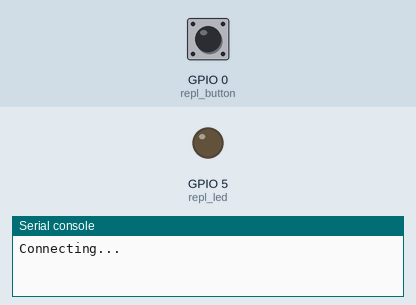
Simulated run of this program. Board: ESP32 board running MicroPython. Shown: output pins drawn as LEDs (lit = HIGH), the last lines printed to the serial console. Inputs (shaded band) come from the test bench; at power-on: GPIO 0 (repl_button) HIGH. WiFi joins after 1.5 s. At 1.3 s the program stops and its outputs stay as they are.

Above: at 1.2 s.
1.3 s: GPIO 0 (repl_button) pulled LOW for 0.15 s
At 2.5 s:
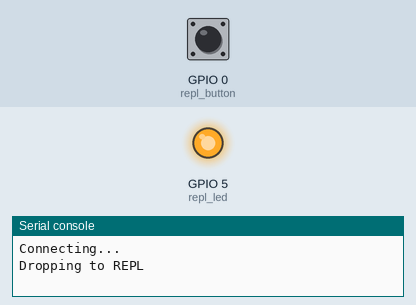
Timing chart, 0 to 2.8 s (numbered marks = the images above; inputs shaded):
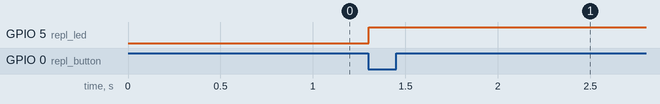

The program:

wifi.py
```python
# Source: https://learn.sparkfun.com/tutorials/micropython-programming-tutorial-getting-started-with-the-esp32-thing/experiment-5-wifi

import machine
import sys
import network
import utime
import urequests

# Pin definitions
repl_button = machine.Pin(0, machine.Pin.IN, machine.Pin.PULL_UP)
repl_led = machine.Pin(5, machine.Pin.OUT)

# Network settings
wifi_ssid = "milton"
wifi_password = "abc11958ff"

# Web page (non-SSL) to get
url = "http://example.com"

# Create a station object to store our connection
station = network.WLAN(network.STA_IF)
station.active(True)

# Continually try to connect to WiFi access point
while not station.isconnected():

    # Try to connect to WiFi access point
    print("Connecting...")
    station.connect(wifi_ssid, wifi_password)

    # Check to see if our REPL button is pressed over 10 seconds
    for i in range(100):
        if repl_button.value() == 0:
            print("Dropping to REPL")
            repl_led.value(1)
            sys.exit()
        utime.sleep_ms(100)

# Continually print out HTML from web page as long as we have a connection
while station.isconnected():

    # Display connection details
    print("Connected!")
    print("My IP Address:", station.ifconfig()[0])

    # Perform HTTP GET request on a non-SSL web
    response = urequests.get(url)

    # Display the contents of the page
    print(response.text)

    # Check to see if our REPL button is pressed over 10 seconds
    for i in range(100):
        if repl_button.value() == 0:
            print("Dropping to REPL")
            repl_led.value(1)
            sys.exit()
        utime.sleep_ms(100)

# If we lose connection, repeat this main.py and retry for a connection
print("Connection lost. Trying again...")
```

Measured:
- after the input at 1.3 s, GPIO 5 (repl_led): LOW → HIGH at once
